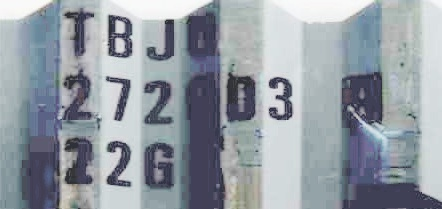
#> input picture 练习/图像处理进阶版/图像融合/MSRCR.jpg, 442 x 209 px
$ python 3.canny.py
#> lines starting #> are read from the running program, lines starting #| are printed output that depends on the picture
# -*- coding: UTF-8 -*-
"""
@Project : pythonProject
@File    : 3.canny.py
@IDE     : PyCharm
@Author  : FengHuohuo
@Date    : 2022/7/3 15:57
@Function：
"""
import cv2

# image = cv2.imread("SSR-gray.jpg", 0)
image = cv2.imread("MSRCR.jpg", 0)
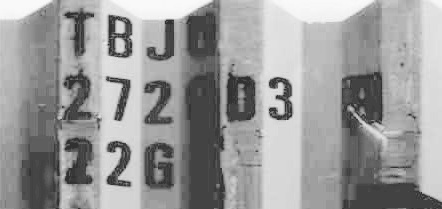
#> image: shape (209, 442); min 43, max 252, mean 154.3
image = cv2.GaussianBlur(image, (5, 5), 0)
canny = 255-cv2.Canny(image, 80, 150)
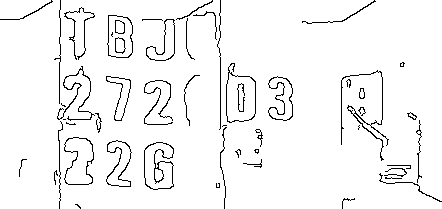
#> canny: shape (209, 442); 95.7% white; black in thin lines or dots

cv2.imshow("canny", canny)
cv2.imwrite("canny-MSRCR.jpg", canny)
cv2.waitKey(0)
cv2.destroyWindow()
